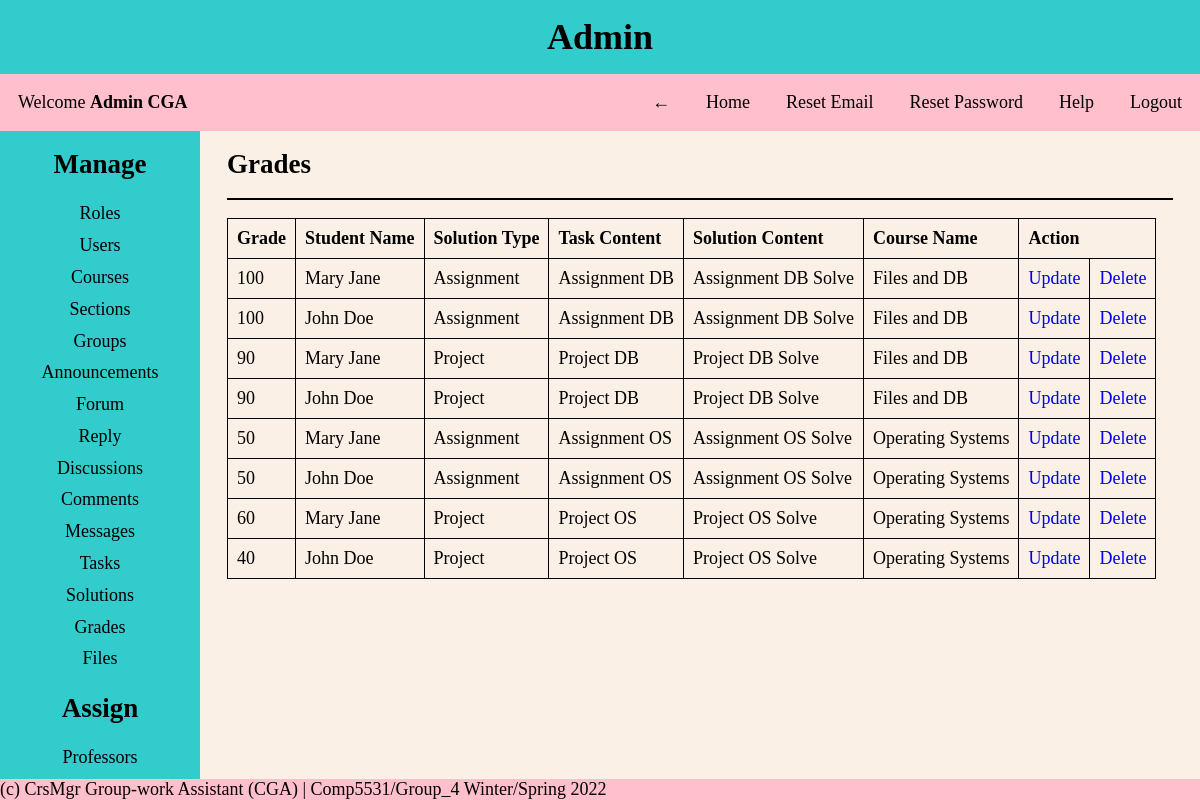
Before: /pages/admin.php?page=grades (signed in) with the older database file.
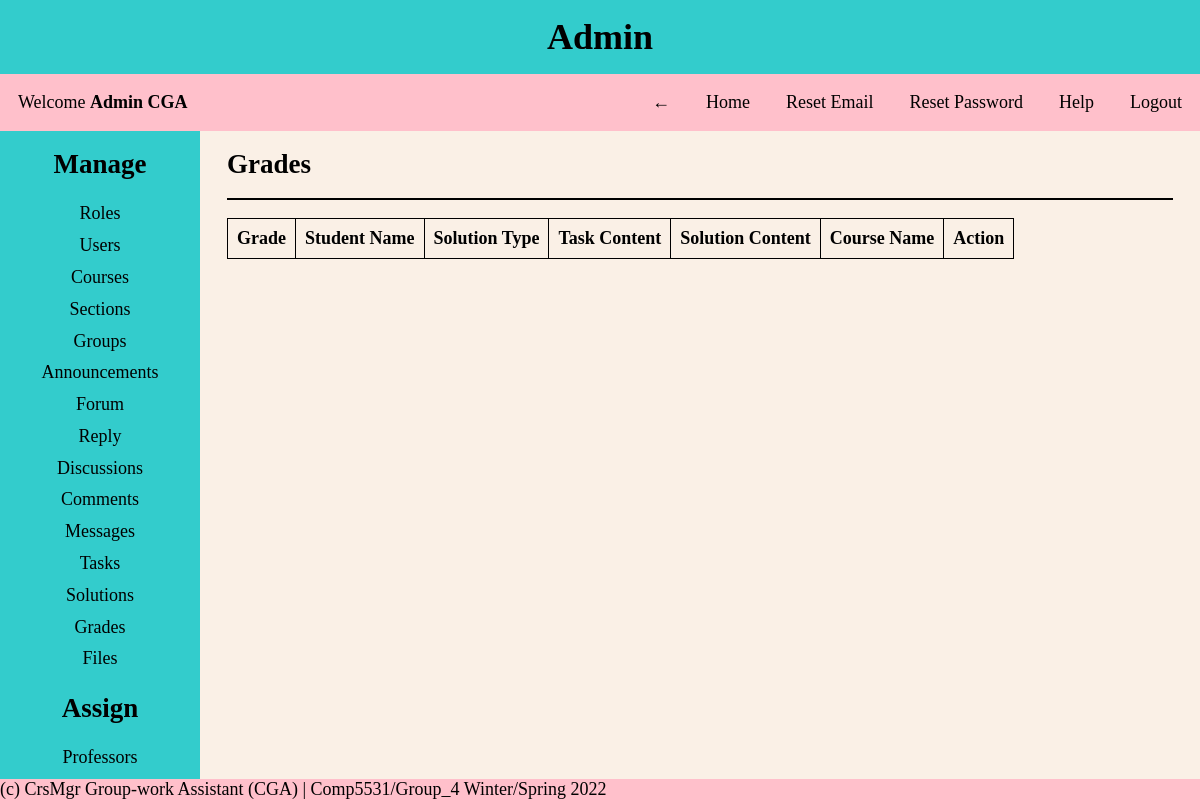
After: the same page with the newer database file.
### tables this page shows
CREATE TABLE Grades
(
  grade_id INT NOT NULL AUTO_INCREMENT PRIMARY KEY,
  grade INT NOT NULL,
  student_id INT NOT NULL,
  solution_id INT NOT NULL,
  FOREIGN KEY (student_id) REFERENCES Student(student_id),
  FOREIGN KEY (solution_id) REFERENCES Solution(solution_id),
  UNIQUE (student_id, solution_id) 
);

CREATE TABLE Users
(
  user_id INT NOT NULL AUTO_INCREMENT PRIMARY KEY,
  first_name VARCHAR(30) NOT NULL,
  last_name VARCHAR(30) NOT NULL,
  dob DATE NOT NULL,
  email VARCHAR(30) NOT NULL UNIQUE,
  username VARCHAR(30) NOT NULL UNIQUE,
  password VARCHAR(30) NOT NULL,
  created_on DATETIME DEFAULT CURRENT_TIMESTAMP,
  first_login TINYINT NOT NULL,
  role_id INT NOT NULL,
  FOREIGN KEY (role_id) REFERENCES Roles(role_id)
);

CREATE TABLE Solution
(
  solution_id INT NOT NULL AUTO_INCREMENT PRIMARY KEY,
  solution_type VARCHAR(30) NOT NULL,
  solution_content VARCHAR(255) NOT NULL UNIQUE,
  task_id INT NOT NULL,
  group_id INT NOT NULL,
  file_id INT NOT NULL,
  FOREIGN KEY (task_id) REFERENCES Task(task_id),
  FOREIGN KEY (group_id) REFERENCES Student_Groups(group_id),
  FOREIGN KEY (file_id) REFERENCES Files(file_id)
);

CREATE TABLE Task
(
  task_id INT NOT NULL AUTO_INCREMENT PRIMARY KEY,
  task_type VARCHAR(30) NOT NULL,
  task_content VARCHAR(255) NOT NULL UNIQUE,
  task_deadline DATETIME NOT NULL,
  file_id INT NOT NULL,
  course_id INT NOT NULL,
  FOREIGN KEY (file_id) REFERENCES Files(file_id),
  FOREIGN KEY (course_id) REFERENCES Course(course_id)
);

CREATE TABLE Course
(
  course_id INT NOT NULL AUTO_INCREMENT PRIMARY KEY,
  course_name VARCHAR(30) NOT NULL UNIQUE,
  course_number INT NOT NULL UNIQUE
);

### helper/functions.php (called while the page is built, shortened)
<?php
function isAdmin()
{
    if (isset($_SESSION['role_id']) && $_SESSION['role_id'] == 1) {
        return true;
    }
    return false;
}

### CRUD/grades.php (the view, shortened to what this page needs)
<div class="content-body">
    <?php
    if (isAdmin()) {
        $query = "SELECT g.*, u.first_name, u.last_name, t.*, s.*, c.course_name FROM grades as g
        JOIN student as st ON st.student_id = g.student_id
        JOIN users as u ON u.user_id = st.user_id
        JOIN solution as s ON s.solution_id = g.solution_id
        JOIN task as t ON t.task_id = s.task_id
        JOIN course as c ON c.course_id = t.course_id
        ORDER BY t.task_id ASC";
    }
    $grades = mysqli_query($conn, $query);
    ?>
    <h2>Grades</h2>
    <hr>
    <table>
        <thead>
            <tr>
                <th>Grade</th>
                <th>Student Name</th>
                <th>Solution Type</th>
                <th>Task Content</th>
                <th>Solution Content</th>
                <th>Course Name</th>
                <th colspan="2">Action</th>
            </tr>
        </thead>
        <tbody>
            <?php foreach ($grades as $row) {
                $id = $row['grade_id'];
                $grade = $row['grade'];
                $student_name = $row['first_name'] . " " . $row['last_name'];
                $solution_type = $row['solution_type'];
                $task_content = $row['task_content'];
                $solution_content = $row['solution_content'];
                $course_name = $row['course_name'];
            ?>
                <tr>
                    <td><?= $grade ?></td>
                    <td><?= $student_name ?></td>
                    <td><?= $solution_type ?></td>
                    <td><?= $task_content ?></td>
                    <td><?= $solution_content ?></td>
                    <td><?= $course_name ?></td>
                    <td><a href="?page=grades&update_view=true&update_id=<?= $id ?>">Update</a></td>
                    <td><a href="?page=grades&delete_id=<?= $id ?>" onclick="return confirm('Are you sure you want to delete?')">Delete</a></td>
                </tr>
            <?php } ?>
        </tbody>
    </table>
</div>

Changed rows visible on the page:
removed grades: grade "100", users.first_name+last_name "Mary Jane", solution.solution_type "Assignment", task.task_content "Assignment DB", solution.solution_content "Assignment DB Solve", course.course_name "Files and DB"
removed grades: grade "100", users.first_name+last_name "John Doe", solution.solution_type "Assignment", task.task_content "Assignment DB", solution.solution_content "Assignment DB Solve", course.course_name "Files and DB"
removed grades: grade "90", users.first_name+last_name "Mary Jane", solution.solution_type "Project", task.task_content "Project DB", solution.solution_content "Project DB Solve", course.course_name "Files and DB"
removed grades: grade "90", users.first_name+last_name "John Doe", solution.solution_type "Project", task.task_content "Project DB", solution.solution_content "Project DB Solve", course.course_name "Files and DB"
removed grades: grade "50", users.first_name+last_name "Mary Jane", solution.solution_type "Assignment", task.task_content "Assignment OS", solution.solution_content "Assignment OS Solve", course.course_name "Operating Systems"
removed grades: grade "50", users.first_name+last_name "John Doe", solution.solution_type "Assignment", task.task_content "Assignment OS", solution.solution_content "Assignment OS Solve", course.course_name "Operating Systems"
removed grades: grade "60", users.first_name+last_name "Mary Jane", solution.solution_type "Project", task.task_content "Project OS", solution.solution_content "Project OS Solve", course.course_name "Operating Systems"
removed grades: grade "40", users.first_name+last_name "John Doe", solution.solution_type "Project", task.task_content "Project OS", solution.solution_content "Project OS Solve", course.course_name "Operating Systems"
